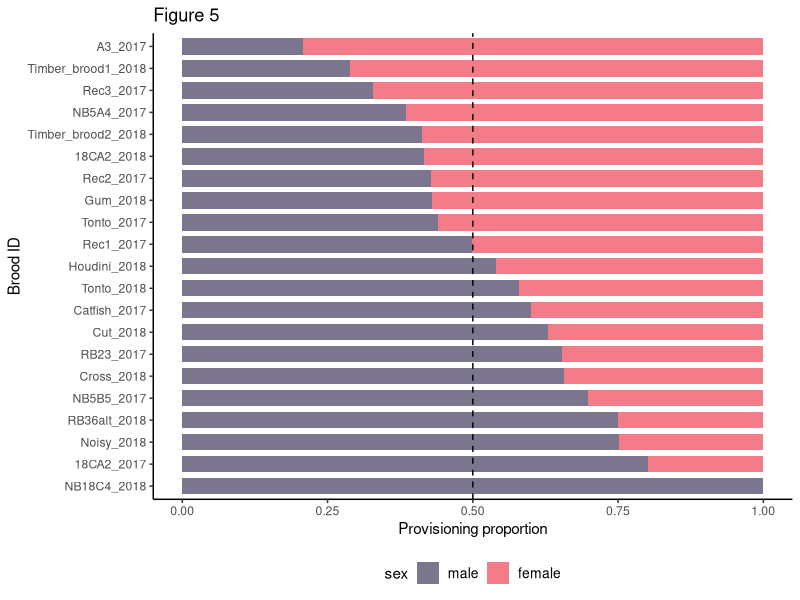

This figure's R source: (Note: this script raises an error after producing the figure.)
# libraries ---------------------------------------------------------------

library(tidyverse)
library(reshape2)

# data --------------------------------------------------------------------

bbyvid <- read.csv("clean_data/bbyvid.csv", stringsAsFactors = FALSE)

# script ------------------------------------------------------------------

# Rates
bbyvid <-
  bbyvid %>%
  mutate(
    feeding_rate = (feeding/usable_video)*60,
    feeding_rate_perchk = feeding_rate/peeped_chick_count)

# Provisioning by brood   
cast_broodprov <- 
  dcast(bbyvid, brood_id + year ~ sex, 
        value.var = "feeding_rate_perchk", 
        fun.aggregate = mean) %>% 
  as_tibble() %>%
  mutate(
    m_plus_f_rate = male + female,
    f_proportion = female/m_plus_f_rate,
    m_proportion = male/m_plus_f_rate)

cast_agemeans <- 
  dcast(bbyvid, brood_id + year ~ sex, 
        value.var = "exact_age_chick", 
        fun.aggregate = mean) %>%
  as_tibble() %>%
  select(brood_id, mean_chick_age = female) %>% 
  mutate_if(is.numeric, round, digits = 1)

cast_m_prop <- 
  cast_broodprov %>%
  select(brood_id, proportion = m_proportion) %>%
  mutate(sex = 'male') %>%
  arrange(desc(proportion)) %>%
  mutate(number = row_number())

cast_f_prop <- 
  cast_broodprov %>%
  select(brood_id, proportion = f_proportion) %>%
  mutate(sex = 'female') %>%
  arrange((proportion)) %>%
  mutate(number = row_number())

prov_prop <- 
  bind_rows(cast_f_prop, cast_m_prop) %>%
  left_join(cast_agemeans, by = 'brood_id') %>%
  mutate(mean_chick_age = ifelse(sex == 'male', NA, mean_chick_age))

Brood_ID_2 <- c("")

# plots -------------------------------------------------------------------

colors_sex <- c("female" = "#F47C89", "male" = "#7b758e")

# Individual provisioning plot (color)
ggplot(data = prov_prop, 
       aes(x = reorder(brood_id, number), 
           y = proportion, 
           fill = sex)) +
  geom_col(width = 0.75) +
  geom_hline(yintercept = 0.50, linetype = "dashed") +
  labs(y = "Provisioning proportion", 
       x = "Brood ID",
       title = "Figure 5") + 
  theme_classic() +
  theme(legend.text = element_text(size = 10),
        legend.position = "bottom") +
  coord_flip() + 
  scale_fill_manual(values = colors_sex) +
  guides(fill = guide_legend(reverse = TRUE)) +
  scale_x_discrete(labels=c("A3_brd2" = "A3_2017", 
                            "Timber_brd1" = "Timber_brood1_2018",
                            "N17REC3_brd2" = "Rec3_2017",
                            "NB5A4_brd1" = "NB5A4_2017",
                            "Timber_brd2" = "Timber_brood2_2018",
                            "N1718CA2_18" = "18CA2_2018",
                            "N17REC2_brd1" = "Rec2_2017",
                            "Gum" = "Gum_2018",
                            "Tonto_brd1" = "Tonto_2017",
                            "REC1_brd1" = "Rec1_2017",
                            "Houdini" = "Houdini_2018",
                            "Tonto18_brd1" = "Tonto_2018",
                            "18C_Catfish_brd1" = "Catfish_2017",
                            "5A Cut_brd2" = "Cut_2018",
                            "RB23_brd2" = "RB23_2017",
                            "Cross" = "Cross_2018",
                            "NB5B5_brd1" = "NB5B5_2017",
                            "RB36alt_brd2_18" = "RB36alt_2018",
                            "Noisy" = "Noisy_2018",
                            "N1718CA2_brd1" = "18CA2_2017",
                            "NB18C4_18_brd1" = "NB18C4_2018")) +
  ggsave(
    file = "provisioning_individual_fig_color.pdf",
    path ="plots/color/",
    width = 3.5,
    units = "in",
    dpi = 600)

# Individual provisioning plot (black & white)
ggplot(
  data = prov_prop, 
  aes(x = reorder(brood_id, number), 
      y = proportion, 
      fill = sex)) +
  geom_col(width=0.75) +
  geom_hline(yintercept = 0.50, linetype = "dashed") +
  labs(y = "Provisioning proportion", 
       x = "Brood ID",
       title = "Figure 5") + 
  theme_classic() +
  theme(axis.title.x = element_text(size = 11), 
        axis.title.y = element_text(size = 11),
        axis.text.y = element_text(size = 9),
        axis.text.x = element_text(size = 9),
        legend.text = element_text(size = 10),
        legend.title = element_text(size = 11),
        legend.position = "bottom") +
  coord_flip() + 
  scale_fill_grey(start = 0.6, end = 0.3) +
  guides(fill = guide_legend(reverse = TRUE)) +
  scale_x_discrete(labels=c("A3_brd2" = "A3_2017", 
                            "Timber_brd1" = "Timber_brood1_2018",
                            "N17REC3_brd2" = "Rec3_2017",
                            "NB5A4_brd1" = "NB5A4_2017",
                            "Timber_brd2" = "Timber_brood2_2018",
                            "N1718CA2_18" = "18CA2_2018",
                            "N17REC2_brd1" = "Rec2_2017",
                            "Gum" = "Gum_2018",
                            "Tonto_brd1" = "Tonto_2017",
                            "REC1_brd1" = "Rec1_2017",
                            "Houdini" = "Houdini_2018",
                            "Tonto18_brd1" = "Tonto_2018",
                            "18C_Catfish_brd1" = "Catfish_2017",
                            "5A Cut_brd2" = "Cut_2018",
                            "RB23_brd2" = "RB23_2017",
                            "Cross" = "Cross_2018",
                            "NB5B5_brd1" = "NB5B5_2017",
                            "RB36alt_brd2_18" = "RB36alt_2018",
                            "Noisy" = "Noisy_2018",
                            "N1718CA2_brd1" = "18CA2_2017",
                            "NB18C4_18_brd1" = "NB18C4_2018")) +
  ggsave(
    file = "provisioning_individual_fig_bw.png",
    path ="plots/bw/",
    width = 3.5,
    units = "in",
    dpi = 600)

# simplified brood name plots ---------------------------------------------

# Individual provisioning plot (color)
ggplot(data = prov_prop, 
       aes(x = reorder(brood_id, number), 
           y = proportion, 
           fill = sex)) +
  geom_col(width = 0.75) +
  geom_hline(yintercept = 0.50, linetype = "dashed") +
  labs(y = "Provisioning proportion", 
       x = "Brood ID",
       title = "Figure 5") + 
  theme_classic() +
  theme(legend.text = element_text(size = 10),
        legend.position = "bottom") +
  coord_flip() + 
  scale_fill_manual(values = colors_sex) +
  guides(fill = guide_legend(reverse = TRUE)) +
  scale_x_discrete(labels=c("A3_brd2" = "A", 
                            "Timber_brd1" = "B",
                            "N17REC3_brd2" = "C",
                            "NB5A4_brd1" = "D",
                            "Timber_brd2" = "E",
                            "N1718CA2_18" = "F",
                            "N17REC2_brd1" = "G",
                            "Gum" = "H",
                            "Tonto_brd1" = "I",
                            "REC1_brd1" = "J",
                            "Houdini" = "K",
                            "Tonto18_brd1" = "L",
                            "18C_Catfish_brd1" = "M",
                            "5A Cut_brd2" = "N",
                            "RB23_brd2" = "O",
                            "Cross" = "P",
                            "NB5B5_brd1" = "Q",
                            "RB36alt_brd2_18" = "R",
                            "Noisy" = "S",
                            "N1718CA2_brd1" = "T",
                            "NB18C4_18_brd1" = "U")) +
  ggsave(
    file = "provisioning_individual_fig_simple_color.pdf",
    path ="plots/color/",
    width = 3.5,
    units = "in",
    dpi = 600)

# Individual provisioning plot (black & white)
ggplot(
  data = prov_prop, 
  aes(x = reorder(brood_id, number), 
      y = proportion, 
      fill = sex)) +
  geom_col(width=0.75) +
  geom_hline(yintercept = 0.50, linetype = "dashed") +
  labs(y = "Provisioning proportion", 
       x = "Brood ID",
       title = "Figure 5") + 
  theme_classic() +
  theme(axis.title.x = element_text(size = 11), 
        axis.title.y = element_text(size = 11),
        axis.text.y = element_text(size = 9),
        axis.text.x = element_text(size = 9),
        legend.text = element_text(size = 10),
        legend.title = element_text(size = 11),
        legend.position = "bottom") +
  coord_flip() + 
  scale_fill_grey(start = 0.6, end = 0.3) +
  guides(fill = guide_legend(reverse = TRUE)) +
  scale_x_discrete(labels=c("A3_brd2" = "A", 
                            "Timber_brd1" = "B",
                            "N17REC3_brd2" = "C",
                            "NB5A4_brd1" = "D",
                            "Timber_brd2" = "E",
                            "N1718CA2_18" = "F",
                            "N17REC2_brd1" = "G",
                            "Gum" = "H",
                            "Tonto_brd1" = "I",
                            "REC1_brd1" = "J",
                            "Houdini" = "K",
                            "Tonto18_brd1" = "L",
                            "18C_Catfish_brd1" = "M",
                            "5A Cut_brd2" = "N",
                            "RB23_brd2" = "O",
                            "Cross" = "P",
                            "NB5B5_brd1" = "Q",
                            "RB36alt_brd2_18" = "R",
                            "Noisy" = "S",
                            "N1718CA2_brd1" = "T",
                            "NB18C4_18_brd1" = "U")) +
  ggsave(
    file = "provisioning_individual_fig_simple_bw.png",
    path ="plots/bw/",
    width = 3.5,
    units = "in",
    dpi = 600)


# plot with color per bird ------------------------------------------------

ggplot(data = prov_prop, 
       aes(x = reorder(brood_id, number), 
           y = proportion, 
           fill = sex)) +
  geom_col(width = 0.75) +
  geom_hline(yintercept = 0.50, linetype = "dashed") +
  labs(y = "Provisioning proportion", 
       x = "Brood ID",
       title = "Figure 5") + 
  theme_classic() +
  theme(legend.text = element_text(size = 10),
        legend.position = "bottom") +
  coord_flip() + 
  scale_fill_manual(values = colors_sex) +
  guides(fill = guide_legend(reverse = TRUE)) +
  scale_x_discrete(labels=c("A3_brd2" = "A", 
                            "Timber_brd1" = "B",
                            "N17REC3_brd2" = "C",
                            "NB5A4_brd1" = "D",
                            "Timber_brd2" = "E",
                            "N1718CA2_18" = "F",
                            "N17REC2_brd1" = "G",
                            "Gum" = "H",
                            "Tonto_brd1" = "I",
                            "REC1_brd1" = "J",
                            "Houdini" = "K",
                            "Tonto18_brd1" = "L",
                            "18C_Catfish_brd1" = "M",
                            "5A Cut_brd2" = "N",
                            "RB23_brd2" = "O",
                            "Cross" = "P",
                            "NB5B5_brd1" = "Q",
                            "RB36alt_brd2_18" = "R",
                            "Noisy" = "S",
                            "N1718CA2_brd1" = "T",
                            "NB18C4_18_brd1" = "U")) +
  ggsave(
    file = "provisioning_individual_fig_simple_color.pdf",
    path ="plots/color/",
    width = 3.5,
    units = "in",
    dpi = 600)


# plot with mean chick ages -----------------------------------------------

## Plot to show ages
ggplot(data = prov_prop, aes(reorder(brood_id, number), proportion, fill = sex)) +
  geom_col(width=0.75) +
  geom_hline(yintercept = 0.50, linetype = "dashed") +
  labs(y = "Provisioning proportion", 
       x = "Brood ID") + 
  theme_classic() +
  theme(legend.text = element_text(size=10),
        legend.position="bottom") +
  geom_text(aes(label = prov_prop$mean_chick_age), 
            size = 3.5,
            position = position_fill(),
            hjust = 0,
            show.legend = FALSE) +
  coord_flip() + 
  scale_fill_manual(values = colors_sex) +
  guides(fill = guide_legend(reverse = TRUE)) +
  scale_x_discrete(labels=c("A3_brd2" = "A3_2017", 
                            "Timber_brd1" = "Timber_brood1_2018",
                            "N17REC3_brd2" = "Rec3_2017",
                            "NB5A4_brd1" = "NB5A4_2017",
                            "Timber_brd2" = "Timber_brood2_2018",
                            "N1718CA2_18" = "18CA2_2018",
                            "N17REC2_brd1" = "Rec2_2017",
                            "Gum" = "Gum_2018",
                            "Tonto_brd1" = "Tonto_2017",
                            "REC1_brd1" = "Rec1_2017",
                            "Houdini" = "Houdini_2018",
                            "Tonto18_brd1" = "Tonto_2018",
                            "18C_Catfish_brd1" = "Catfish_2017",
                            "5A Cut_brd2" = "Cut_2018",
                            "RB23_brd2" = "RB23_2017",
                            "Cross" = "Cross_2018",
                            "NB5B5_brd1" = "NB5B5_2017",
                            "RB36alt_brd2_18" = "RB36alt_2018",
                            "Noisy" = "Noisy_2018",
                            "N1718CA2_brd1" = "18CA2_2017",
                            "NB18C4_18_brd1" = "NB18C4_2018"))

## Plot to show ages in groups
prov_prop_cats$`Age Group` <- ifelse(prov_prop_cats$Mean_age > 12, "Old \u2265 13", "Young < 13")

ggplot(data = prov_prop_cats, aes(reorder(Brood_ID, Number), proportion, fill = Sex)) +
  geom_col(width=0.75) +
  geom_hline(yintercept = 0.50, linetype = "dashed") +
  labs(y = "Provisioning proportion", 
       x = "Brood ID") + 
  theme_classic() +
  theme(legend.text = element_text(size=10),
        legend.position="bottom") +
  geom_text(aes(label = prov_prop$Mean_age), 
            size = 3.5,
            position = position_fill(),
            hjust = 0,
            show.legend = FALSE) +
  coord_flip() + 
  scale_fill_manual(values = colors_sex) +
  guides(fill = guide_legend(reverse = TRUE)) +
  scale_x_discrete(labels=c("A3_brd2" = "A3_2017", 
                            "Timber_brd1" = "Timber_brood1_2018",
                            "N17REC3_brd2" = "Rec3_2017",
                            "NB5A4_brd1" = "NB5A4_2017",
                            "Timber_brd2" = "Timber_brood2_2018",
                            "N1718CA2_18" = "18CA2_2018",
                            "N17REC2_brd1" = "Rec2_2017",
                            "Gum" = "Gum_2018",
                            "Tonto_brd1" = "Tonto_2017",
                            "REC1_brd1" = "Rec1_2017",
                            "Houdini" = "Houdini_2018",
                            "Tonto18_brd1" = "Tonto_2018",
                            "18C_Catfish_brd1" = "Catfish_2017",
                            "5A Cut_brd2" = "Cut_2018",
                            "RB23_brd2" = "RB23_2017",
                            "Cross" = "Cross_2018",
                            "NB5B5_brd1" = "NB5B5_2017",
                            "RB36alt_brd2_18" = "RB36alt_2018",
                            "Noisy" = "Noisy_2018",
                            "N1718CA2_brd1" = "18CA2_2017",
                            "NB18C4_18_brd1" = "NB18C4_2018")) +
  facet_grid(~`Age Group`)



ggplot(data = prov_prop, aes(reorder(Brood_ID, Number), proportion, fill = Sex)) +
  geom_bar(stat = "identity") +
  geom_hline(yintercept = 0.50, linetype = "dashed") +
  labs(y = "Provisioning proportion", 
       x = "Brood ID") + 
  theme_classic() +
  theme(legend.position="bottom") +
  scale_fill_manual(values = colors_sex) 


